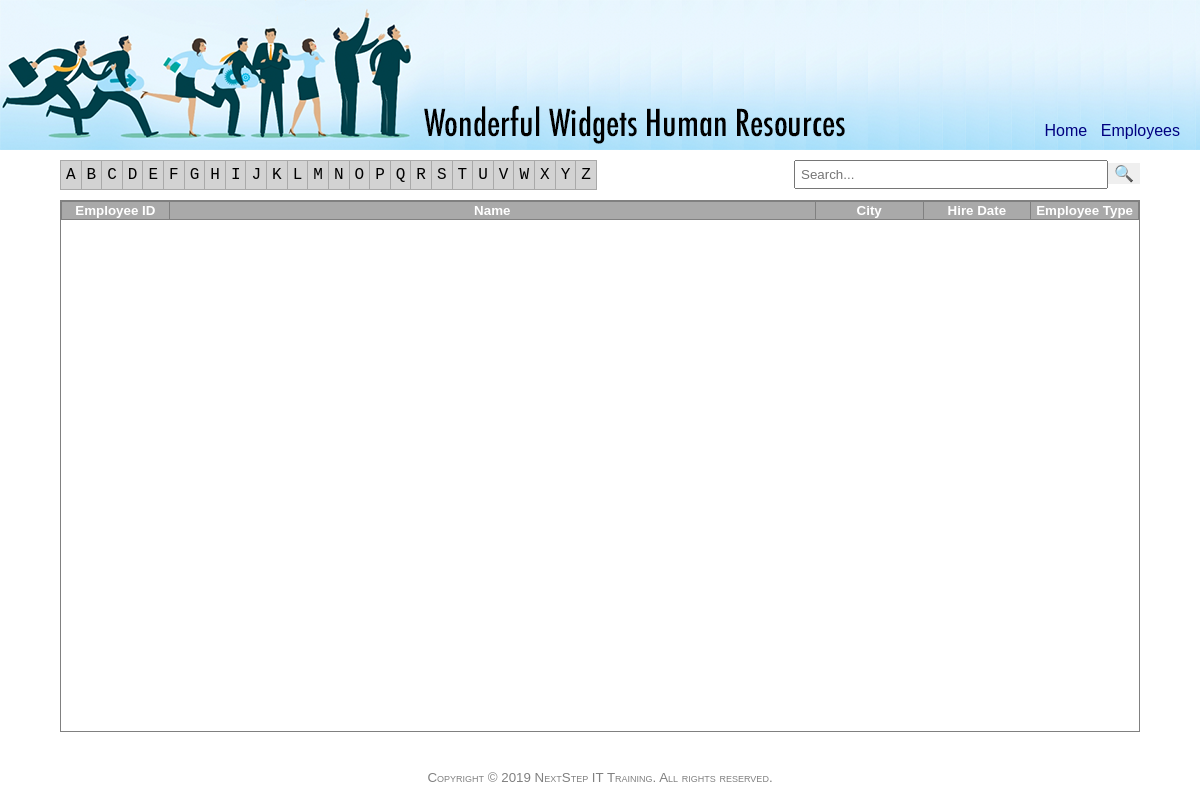
The page /employees-view.sqlite3.php on the database as committed earlier.
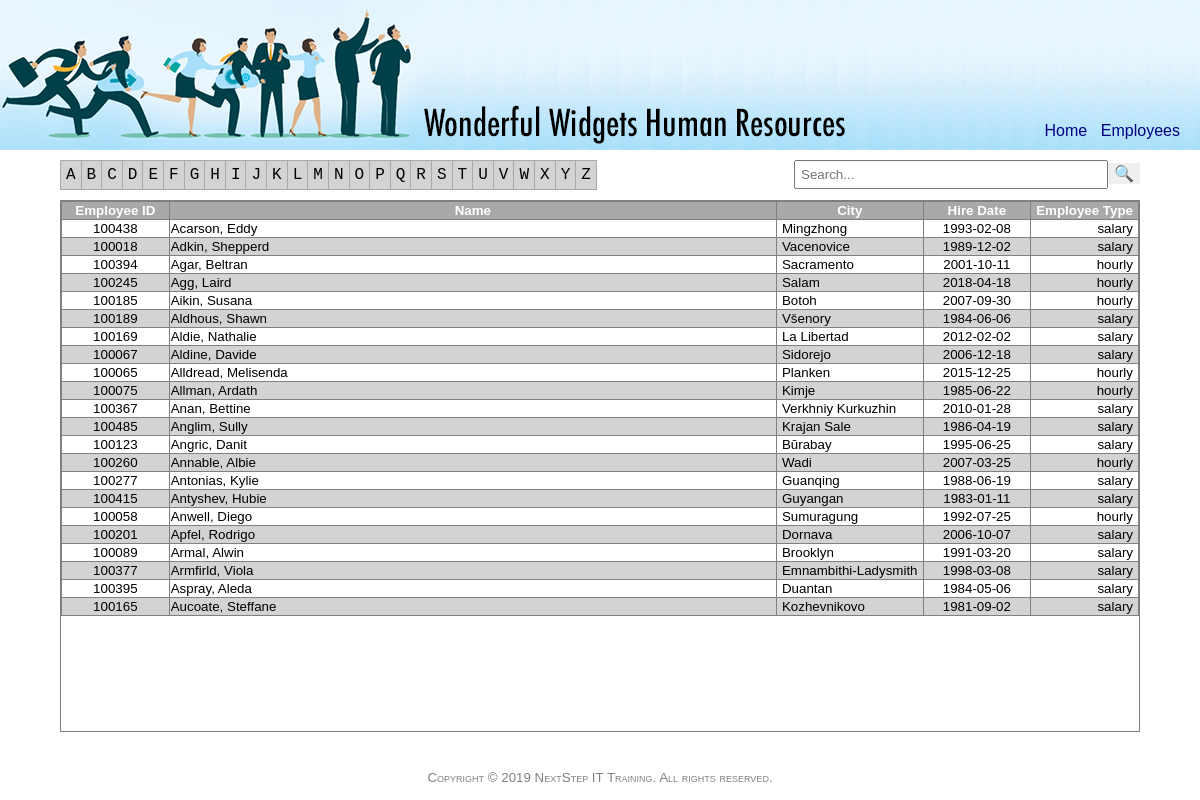
The same page on the database as committed later.
### tables this page shows
CREATE TABLE employees (
    employee_id INTEGER PRIMARY KEY,
    version INTEGER NOT NULL,
    hire_date DATE NOT NULL,
    employee_no INTEGER NOT NULL UNIQUE,
    government_no VARCHAR (50) NOT NULL,
    first_name VARCHAR (50) NOT NULL,
    last_name VARCHAR (50) NOT NULL,
    email VARCHAR (50),
    street VARCHAR (50),
    city VARCHAR (50),
    state_province VARCHAR (50),
    postal_code VARCHAR (50),
    country_code VARCHAR (50),
    salary_employee TINYINT NOT NULL,
    rate DECIMAL (10, 2) NOT NULL,
    photo BLOB
);

### employees-view.sqlite3.php (the view, shortened to what this page needs)
<?php
$results = null;
main();
function main() {
    $like = ctype_upper($_GET['starts-with'] ?? null) ? "{$_GET['starts-with']}%" : 'A%';
    $like = !empty($_GET['like']) ? "%{$_GET['like']}%" : $like;
    $db = new SQLite3(DSN);
    $sql = <<<'EOT'
SELECT  employee_id,
        employee_no,
        hire_date,
        last_name,
        first_name,
        salary_employee,
        city
        FROM employees WHERE last_name like :like ORDER BY last_name
EOT;
    $statement = $db->prepare($sql);
    $statement->bindParam(':like', $like);
    $results = $statement->execute();
}
?>
<!DOCTYPE html>
<html>
<head>
    <link rel="stylesheet" type="text/css" href="assets/styles/application.css" />
</head>
<body>
    <header>
        <div id="header">
            <img src="/assets/images/header-logo.png" alt="Human Resources Logo" />
            <div id="menu">
                <a href="/index.php">Home</a>
                <a href="/views/employees-view.sqlite3.php">Employees</a>
            </div>
        </div>
    </header>
    <div id="main">
        <div id="content">
            <div class="index-search">
                <div class="index">
                    <table class="index">
                        <tbody>
                            <tr>
                                <?php foreach (range('A','Z') as $letter) { ?>
                                    <td class="<?= ($_GET['starts-with'] ?? null) == $letter ? 'selected' : '' ?>"><a href="<?= "?starts-with=$letter" ?>"><?= $letter ?></td>
                                <?php } ?>
                            </tr>
                        </tbody>
                    </table>
                </div>
                <div class="search">
                    <form method="GET">
                        <input name="like" type="text" class="search" placeholder="Search..." value="<?= $_GET['like'] ?? '' ?>" /><input type="submit" value="&#x1f50d;" style="border: none;" />
                    </form>
                </div>
            </div>
            <div class="list y-scroll">
                <table class="list">
                    <thead>
                    <tr>
                        <th class="minimum-width">Employee ID</th>
                        <th>Name</th>
                        <th class="minimum-width">City</th>
                        <th class="minimum-width">Hire Date</th>
                        <th class="minimum-width">Employee Type</th>
                    </tr>
                    </thead>
                    <tbody>
                    <?php while ($row = $results->fetchArray(SQLITE3_ASSOC)) { ?>
                    <tr>
                        <td class="minimum-width align-center"><a href="/employee-view.sqlite3.php?employee_id=<?= $row['employee_id'] ?>"><?= $row['employee_no'] ?></a></td>
                        <td><a href="/employee-view.sqlite3.php?employee_id=<?= $row['employee_id'] ?>"><?= "{$row['last_name']}, {$row['first_name']}" ?></a></td>
                        <td class="minimum-width"><?= $row['city'] ?></td>
                        <td class="minimum-width align-center"><?= $row['hire_date'] ?></td>
                        <td class="minimum-width align-right"><?= $row['salary_employee'] ? 'salary' : 'hourly' ?></td>
                    </tr>
                    <?php } ?>
                    </tbody>
                </table>
            </div>
        </div>
    </div>
    <footer>
        Copyright &copy; 2019 NextStep IT Training. All rights reserved.
    </footer>
</body>
</html>

Rows that differ between the two databases and show on the page:
added employees: employee_no "100438", last_name "Acarson", first_name "Eddy", city "Mingzhong", hire_date "1993-02-08", salary_employee "salary"
added employees: employee_no "100018", last_name "Adkin", first_name "Shepperd", city "Vacenovice", hire_date "1989-12-02", salary_employee "salary"
added employees: employee_no "100394", last_name "Agar", first_name "Beltran", city "Sacramento", hire_date "2001-10-11", salary_employee "hourly"
added employees: employee_no "100245", last_name "Agg", first_name "Laird", city "Salam", hire_date "2018-04-18", salary_employee "hourly"
added employees: employee_no "100185", last_name "Aikin", first_name "Susana", city "Botoh", hire_date "2007-09-30", salary_employee "hourly"
added employees: employee_no "100189", last_name "Aldhous", first_name "Shawn", city "Všenory", hire_date "1984-06-06", salary_employee "salary"
added employees: employee_no "100169", last_name "Aldie", first_name "Nathalie", city "La Libertad", hire_date "2012-02-02", salary_employee "salary"
added employees: employee_no "100067", last_name "Aldine", first_name "Davide", city "Sidorejo", hire_date "2006-12-18", salary_employee "salary"
added employees: employee_no "100065", last_name "Alldread", first_name "Melisenda", city "Planken", hire_date "2015-12-25", salary_employee "hourly"
added employees: employee_no "100075", last_name "Allman", first_name "Ardath", city "Kimje", hire_date "1985-06-22", salary_employee "hourly"
added employees: employee_no "100367", last_name "Anan", first_name "Bettine", city "Verkhniy Kurkuzhin", hire_date "2010-01-28", salary_employee "salary"
added employees: employee_no "100485", last_name "Anglim", first_name "Sully", city "Krajan Sale", hire_date "1986-04-19", salary_employee "salary"
added employees: employee_no "100123", last_name "Angric", first_name "Danit", city "Būrabay", hire_date "1995-06-25", salary_employee "salary"
added employees: employee_no "100260", last_name "Annable", first_name "Albie", city "Wadi", hire_date "2007-03-25", salary_employee "hourly"
added employees: employee_no "100277", last_name "Antonias", first_name "Kylie", city "Guanqing", hire_date "1988-06-19", salary_employee "salary"
added employees: employee_no "100415", last_name "Antyshev", first_name "Hubie", city "Guyangan", hire_date "1983-01-11", salary_employee "salary"
added employees: employee_no "100058", last_name "Anwell", first_name "Diego", city "Sumuragung", hire_date "1992-07-25", salary_employee "hourly"
added employees: employee_no "100201", last_name "Apfel", first_name "Rodrigo", city "Dornava", hire_date "2006-10-07", salary_employee "salary"
added employees: employee_no "100089", last_name "Armal", first_name "Alwin", city "Brooklyn", hire_date "1991-03-20", salary_employee "salary"
added employees: employee_no "100377", last_name "Armfirld", first_name "Viola", city "Emnambithi-Ladysmith", hire_date "1998-03-08", salary_employee "salary"
added employees: employee_no "100395", last_name "Aspray", first_name "Aleda", city "Duantan", hire_date "1984-05-06", salary_employee "salary"
added employees: employee_no "100165", last_name "Aucoate", first_name "Steffane", city "Kozhevnikovo", hire_date "1981-09-02", salary_employee "salary"
